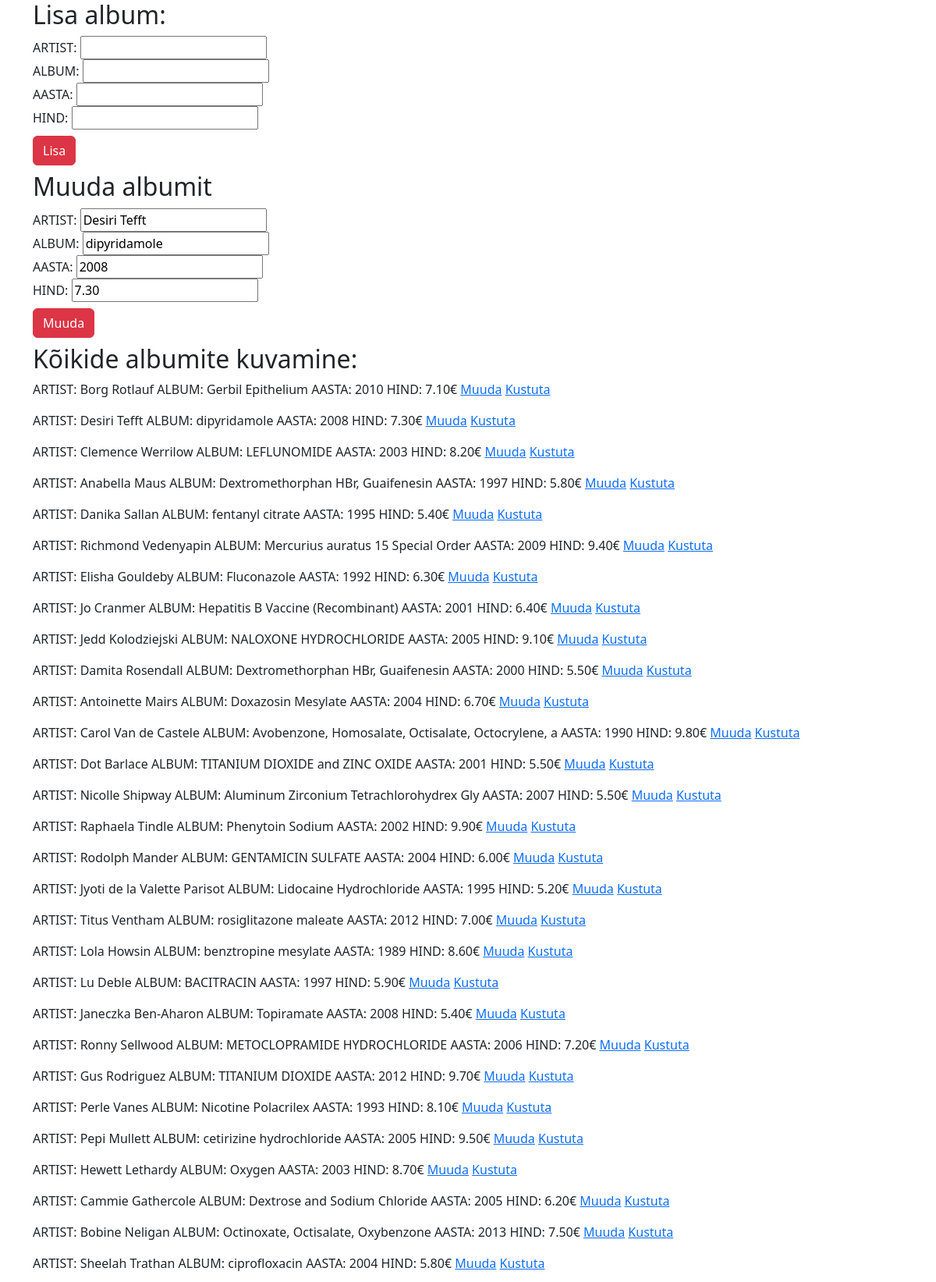
Screenshot of /h3.php?action=muuda&id=3 (upper part) with the database file from the repository.
### tables this page shows
CREATE TABLE `albumid1` (
  `id` int(11) NOT NULL,
  `artist` varchar(30) NOT NULL,
  `album` varchar(50) NOT NULL,
  `aasta` year(4) NOT NULL,
  `hind` decimal(10,2) NOT NULL
);

### h3.php (the view, shortened to what this page needs)
<?php include ("config.php"); ?>
<!DOCTYPE html>
<html lang="en">
<head>
    <link href="https://cdn.jsdelivr.net/npm/bootstrap@5.3.2/dist/css/bootstrap.min.css" rel="stylesheet">
</head>
    <body>
        <div class="container">
        <h2>Lisa album:</h2>
        <form action="#" method="get">
            <label for="artist">ARTIST:</label>
            <input type="text" name="artist" id="artist"><br>
            <label for="album">ALBUM:</label>
            <input type="text" name="album" id="album"><br>
            <label for="aasta">AASTA:</label>
            <input type="number" name="aasta" id="aasta"><br>
            <label for="hind">HIND:</label>
            <input type="number" name="hind" id="hind"><br>
            <input type="submit" class="btn btn-danger my-2" value="Lisa">
        </form>
        <?php
        if(isset($_GET['action']) && $_GET['action'] == 'muuda' && isset($_GET['id'])) {
            $id = $_GET['id'];
            $muudasql = "SELECT * FROM albumid1 WHERE id = $id";
            $muuda_t = $yhendus->query($muudasql);
            if ($muuda_t->num_rows > 0) {
                $muuda_rida = $muuda_t->fetch_assoc();
                $muuda_artist = $muuda_rida["artist"];
                $muuda_album = $muuda_rida["album"];
                $muuda_aasta = $muuda_rida["aasta"];
                $muuda_hind = $muuda_rida["hind"];
                ?>
                <h2>Muuda albumit</h2>
                <form action='#' method='get'>
                    <label for='artist'>ARTIST:</label>
                    <input type='text' name='artist' id='artist' value='<?php echo $muuda_artist; ?>'><br>
                    <label for='album'>ALBUM:</label>
                    <input type='text' name='album' id='album' value='<?php echo $muuda_album; ?>'><br>
                    <label for='aasta'>AASTA:</label>
                    <input type='text' name='aasta' id='aasta' value='<?php echo $muuda_aasta; ?>'><br>
                    <label for='hind'>HIND:</label>
                    <input type='text' name='hind' id='hind' value='<?php echo $muuda_hind; ?>'><br>
                    <input type='submit' class='btn btn-danger my-2' value='Muuda'>
                </form>
                <?php
            } else {
                echo "VALESTI, KONTROLLI ÜLE!";
            }
        }
        $sql = "SELECT * FROM albumid1";
        $result = $yhendus->query($sql);
        if ($result->num_rows > 0) {
            echo "<h2>Kõikide albumite kuvamine:</h2>";
            while($row = $result->fetch_assoc()) {
                echo "<p>";
                echo "ARTIST: " . $row["artist"] . " ALBUM: " . $row["album"] . " AASTA: " . $row["aasta"] . " HIND: " . $row["hind"] . "€";
                echo " <a href='?action=muuda&id=" . $row["id"] . "'>Muuda</a>";
                echo " <a href='?action=kustuta&id=" . $row["id"] . "' onclick=\"return confirm('Oled sa selles kindel?');\">Kustuta</a>";
                echo "</p>";
            }
        }
        ?>
        </div>
    </body>
</html>

### rows the page displays
albumid1: artist "Desiri Tefft", album "dipyridamole", aasta "2008", hind "7.30"
albumid1: artist "Borg Rotlauf", album "Gerbil Epithelium", aasta "2010", hind "7.10"
albumid1: artist "Clemence Werrilow", album "LEFLUNOMIDE", aasta "2003", hind "8.20"
albumid1: artist "Anabella Maus", album "Dextromethorphan HBr, Guaifenesin", aasta "1997", hind "5.80"
albumid1: artist "Danika Sallan", album "fentanyl citrate", aasta "1995", hind "5.40"
albumid1: artist "Richmond Vedenyapin", album "Mercurius auratus 15 Special Order", aasta "2009", hind "9.40"
albumid1: artist "Elisha Gouldeby", album "Fluconazole", aasta "1992", hind "6.30"
albumid1: artist "Jo Cranmer", album "Hepatitis B Vaccine (Recombinant)", aasta "2001", hind "6.40"
albumid1: artist "Jedd Kolodziejski", album "NALOXONE HYDROCHLORIDE", aasta "2005", hind "9.10"
albumid1: artist "Damita Rosendall", album "Dextromethorphan HBr, Guaifenesin", aasta "2000", hind "5.50"
albumid1: artist "Antoinette Mairs", album "Doxazosin Mesylate", aasta "2004", hind "6.70"
albumid1: artist "Carol Van de Castele", album "Avobenzone, Homosalate, Octisalate, Octocrylene, a", aasta "1990", hind "9.80"
albumid1: artist "Dot Barlace", album "TITANIUM DIOXIDE and ZINC OXIDE", aasta "2001", hind "5.50"
albumid1: artist "Nicolle Shipway", album "Aluminum Zirconium Tetrachlorohydrex Gly", aasta "2007", hind "5.50"
albumid1: artist "Raphaela Tindle", album "Phenytoin Sodium", aasta "2002", hind "9.90"
albumid1: artist "Rodolph Mander", album "GENTAMICIN SULFATE", aasta "2004", hind "6.00"
albumid1: artist "Jyoti de la Valette Parisot", album "Lidocaine Hydrochloride", aasta "1995", hind "5.20"
albumid1: artist "Titus Ventham", album "rosiglitazone maleate", aasta "2012", hind "7.00"
albumid1: artist "Lola Howsin", album "benztropine mesylate", aasta "1989", hind "8.60"
albumid1: artist "Lu Deble", album "BACITRACIN", aasta "1997", hind "5.90"
albumid1: artist "Janeczka Ben-Aharon", album "Topiramate", aasta "2008", hind "5.40"
albumid1: artist "Ronny Sellwood", album "METOCLOPRAMIDE HYDROCHLORIDE", aasta "2006", hind "7.20"
albumid1: artist "Gus Rodriguez", album "TITANIUM DIOXIDE", aasta "2012", hind "9.70"
albumid1: artist "Perle Vanes", album "Nicotine Polacrilex", aasta "1993", hind "8.10"
albumid1: artist "Pepi Mullett", album "cetirizine hydrochloride", aasta "2005", hind "9.50"
albumid1: artist "Hewett Lethardy", album "Oxygen", aasta "2003", hind "8.70"
albumid1: artist "Cammie Gathercole", album "Dextrose and Sodium Chloride", aasta "2005", hind "6.20"
albumid1: artist "Bobine Neligan", album "Octinoxate, Octisalate, Oxybenzone", aasta "2013", hind "7.50"
albumid1: artist "Sheelah Trathan", album "ciprofloxacin", aasta "2004", hind "5.80"
